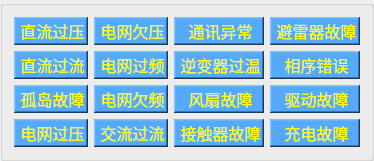
            <widget class="QGroupBox" name="groupBox_4">
             <property name="maximumSize">
              <size>
               <width>450</width>
               <height>205</height>
              </size>
             </property>
             <property name="title">
              <string/>
             </property>
             <layout class="QHBoxLayout" name="horizontalLayout_21">
              <item>
               <layout class="QVBoxLayout" name="verticalLayout_21">
                <item>
                 <widget class="QLabel" name="show_DC_Overvoltage">
                  <property name="maximumSize">
                   <size>
                    <width>100</width>
                    <height>40</height>
                   </size>
                  </property>
                  <property name="styleSheet">
                   <string notr="true">background-color: rgb(85, 170, 255);</string>
                  </property>
                  <property name="frameShape">
                   <enum>QFrame::WinPanel</enum>
                  </property>
                  <property name="frameShadow">
                   <enum>QFrame::Raised</enum>
                  </property>
                  <property name="text">
                   <string>&lt;html&gt;&lt;head/&gt;&lt;body&gt;&lt;p align=&quot;center&quot;&gt;&lt;span style=&quot; font-size:12pt; color:#ffff00;&quot;&gt;直流过压&lt;/span&gt;&lt;/p&gt;&lt;/body&gt;&lt;/html&gt;</string>
                  </property>
                 </widget>
                </item>
                <item>
                 <widget class="QLabel" name="show_DC_Overcurrent">
                  <property name="maximumSize">
                   <size>
                    <width>100</width>
                    <height>40</height>
                   </size>
                  </property>
                  <property name="styleSheet">
                   <string notr="true">background-color: rgb(85, 170, 255);</string>
                  </property>
                  <property name="frameShape">
                   <enum>QFrame::WinPanel</enum>
                  </property>
                  <property name="frameShadow">
                   <enum>QFrame::Raised</enum>
                  </property>
                  <property name="text">
                   <string>&lt;html&gt;&lt;head/&gt;&lt;body&gt;&lt;p align=&quot;center&quot;&gt;&lt;span style=&quot; font-size:12pt; color:#ffff00;&quot;&gt;直流过流&lt;/span&gt;&lt;/p&gt;&lt;/body&gt;&lt;/html&gt;</string>
                  </property>
                 </widget>
                </item>
                <item>
                 <widget class="QLabel" name="show_Islanding_Fault">
                  <property name="maximumSize">
                   <size>
                    <width>100</width>
                    <height>40</height>
                   </size>
                  </property>
                  <property name="styleSheet">
                   <string notr="true">background-color: rgb(85, 170, 255);</string>
                  </property>
                  <property name="frameShape">
                   <enum>QFrame::WinPanel</enum>
                  </property>
                  <property name="frameShadow">
                   <enum>QFrame::Raised</enum>
                  </property>
                  <property name="text">
                   <string>&lt;html&gt;&lt;head/&gt;&lt;body&gt;&lt;p align=&quot;center&quot;&gt;&lt;span style=&quot; font-size:12pt; color:#ffff00;&quot;&gt;孤岛故障&lt;/span&gt;&lt;/p&gt;&lt;/body&gt;&lt;/html&gt;</string>
                  </property>
                 </widget>
                </item>
                <item>
                 <widget class="QLabel" name="show_Grid_Overvoltage">
                  <property name="maximumSize">
                   <size>
                    <width>100</width>
                    <height>40</height>
                   </size>
                  </property>
                  <property name="styleSheet">
                   <string notr="true">background-color: rgb(85, 170, 255);</string>
                  </property>
                  <property name="frameShape">
                   <enum>QFrame::WinPanel</enum>
                  </property>
                  <property name="frameShadow">
                   <enum>QFrame::Raised</enum>
                  </property>
                  <property name="text">
                   <string>&lt;html&gt;&lt;head/&gt;&lt;body&gt;&lt;p align=&quot;center&quot;&gt;&lt;span style=&quot; font-size:12pt; color:#ffff00;&quot;&gt;电网过压&lt;/span&gt;&lt;/p&gt;&lt;/body&gt;&lt;/html&gt;</string>
                  </property>
                 </widget>
                </item>
               </layout>
              </item>
              <item>
               <layout class="QVBoxLayout" name="verticalLayout_22">
                <item>
                 <widget class="QLabel" name="show_Grid_Undervoltage">
                  <property name="maximumSize">
                   <size>
                    <width>100</width>
                    <height>40</height>
                   </size>
                  </property>
                  <property name="styleSheet">
                   <string notr="true">background-color: rgb(85, 170, 255);</string>
                  </property>
                  <property name="frameShape">
                   <enum>QFrame::WinPanel</enum>
                  </property>
                  <property name="frameShadow">
                   <enum>QFrame::Raised</enum>
                  </property>
                  <property name="text">
                   <string>&lt;html&gt;&lt;head/&gt;&lt;body&gt;&lt;p align=&quot;center&quot;&gt;&lt;span style=&quot; font-size:12pt; color:#ffff00;&quot;&gt;电网欠压&lt;/span&gt;&lt;/p&gt;&lt;/body&gt;&lt;/html&gt;</string>
                  </property>
                 </widget>
                </item>
                <item>
                 <widget class="QLabel" name="show_Grid_Overfrequency">
                  <property name="maximumSize">
                   <size>
                    <width>100</width>
                    <height>40</height>
                   </size>
                  </property>
                  <property name="styleSheet">
                   <string notr="true">background-color: rgb(85, 170, 255);</string>
                  </property>
                  <property name="frameShape">
                   <enum>QFrame::WinPanel</enum>
                  </property>
                  <property name="frameShadow">
                   <enum>QFrame::Raised</enum>
                  </property>
                  <property name="text">
                   <string>&lt;html&gt;&lt;head/&gt;&lt;body&gt;&lt;p align=&quot;center&quot;&gt;&lt;span style=&quot; font-size:12pt; color:#ffff00;&quot;&gt;电网过频&lt;/span&gt;&lt;/p&gt;&lt;/body&gt;&lt;/html&gt;</string>
                  </property>
                 </widget>
                </item>
                <item>
                 <widget class="QLabel" name="show_Grid_Underfrequency">
                  <property name="maximumSize">
                   <size>
                    <width>100</width>
                    <height>40</height>
                   </size>
                  </property>
                  <property name="styleSheet">
                   <string notr="true">background-color: rgb(85, 170, 255);</string>
                  </property>
                  <property name="frameShape">
                   <enum>QFrame::WinPanel</enum>
                  </property>
                  <property name="frameShadow">
                   <enum>QFrame::Raised</enum>
                  </property>
                  <property name="text">
                   <string>&lt;html&gt;&lt;head/&gt;&lt;body&gt;&lt;p align=&quot;center&quot;&gt;&lt;span style=&quot; font-size:12pt; color:#ffff00;&quot;&gt;电网欠频&lt;/span&gt;&lt;/p&gt;&lt;/body&gt;&lt;/html&gt;</string>
                  </property>
                 </widget>
                </item>
                <item>
                 <widget class="QLabel" name="show_AC_Overcurrent">
                  <property name="maximumSize">
                   <size>
                    <width>100</width>
                    <height>40</height>
                   </size>
                  </property>
                  <property name="styleSheet">
                   <string notr="true">background-color: rgb(85, 170, 255);</string>
                  </property>
                  <property name="frameShape">
                   <enum>QFrame::WinPanel</enum>
                  </property>
                  <property name="frameShadow">
                   <enum>QFrame::Raised</enum>
                  </property>
                  <property name="text">
                   <string>&lt;html&gt;&lt;head/&gt;&lt;body&gt;&lt;p align=&quot;center&quot;&gt;&lt;span style=&quot; font-size:12pt; color:#ffff00;&quot;&gt;交流过流&lt;/span&gt;&lt;/p&gt;&lt;/body&gt;&lt;/html&gt;</string>
                  </property>
                 </widget>
                </item>
               </layout>
              </item>
              <item>
               <layout class="QVBoxLayout" name="verticalLayout_23">
                <item>
                 <widget class="QLabel" name="show_Communication_Anomaly">
                  <property name="maximumSize">
                   <size>
                    <width>100</width>
                    <height>40</height>
                   </size>
                  </property>
                  <property name="styleSheet">
                   <string notr="true">background-color: rgb(85, 170, 255);</string>
                  </property>
                  <property name="frameShape">
                   <enum>QFrame::WinPanel</enum>
                  </property>
                  <property name="frameShadow">
                   <enum>QFrame::Raised</enum>
                  </property>
                  <property name="text">
                   <string>&lt;html&gt;&lt;head/&gt;&lt;body&gt;&lt;p align=&quot;center&quot;&gt;&lt;span style=&quot; font-size:12pt; color:#ffff00;&quot;&gt;通讯异常&lt;/span&gt;&lt;/p&gt;&lt;/body&gt;&lt;/html&gt;</string>
                  </property>
                 </widget>
                </item>
                <item>
                 <widget class="QLabel" name="show_Inverter_OverTemperature">
                  <property name="maximumSize">
                   <size>
                    <width>100</width>
                    <height>40</height>
                   </size>
                  </property>
                  <property name="styleSheet">
                   <string notr="true">background-color: rgb(85, 170, 255);</string>
                  </property>
                  <property name="frameShape">
                   <enum>QFrame::WinPanel</enum>
                  </property>
                  <property name="frameShadow">
                   <enum>QFrame::Raised</enum>
                  </property>
                  <property name="text">
                   <string>&lt;html&gt;&lt;head/&gt;&lt;body&gt;&lt;p align=&quot;center&quot;&gt;&lt;span style=&quot; font-size:12pt; color:#ffff00;&quot;&gt;逆变器过温&lt;/span&gt;&lt;/p&gt;&lt;/body&gt;&lt;/html&gt;</string>
                  </property>
                 </widget>
                </item>
                <item>
                 <widget class="QLabel" name="show_Fan_Fault">
                  <property name="maximumSize">
                   <size>
                    <width>100</width>
                    <height>40</height>
                   </size>
                  </property>
                  <property name="styleSheet">
                   <string notr="true">background-color: rgb(85, 170, 255);</string>
                  </property>
                  <property name="frameShape">
                   <enum>QFrame::WinPanel</enum>
                  </property>
                  <property name="frameShadow">
                   <enum>QFrame::Raised</enum>
                  </property>
                  <property name="text">
                   <string>&lt;html&gt;&lt;head/&gt;&lt;body&gt;&lt;p align=&quot;center&quot;&gt;&lt;span style=&quot; font-size:12pt; color:#ffff00;&quot;&gt;风扇故障&lt;/span&gt;&lt;/p&gt;&lt;/body&gt;&lt;/html&gt;</string>
                  </property>
                 </widget>
                </item>
                <item>
                 <widget class="QLabel" name="show_Contactor_Fault">
                  <property name="maximumSize">
                   <size>
                    <width>100</width>
                    <height>40</height>
                   </size>
                  </property>
                  <property name="styleSheet">
                   <string notr="true">background-color: rgb(85, 170, 255);</string>
                  </property>
                  <property name="frameShape">
                   <enum>QFrame::WinPanel</enum>
                  </property>
                  <property name="frameShadow">
                   <enum>QFrame::Raised</enum>
                  </property>
                  <property name="text">
                   <string>&lt;html&gt;&lt;head/&gt;&lt;body&gt;&lt;p align=&quot;center&quot;&gt;&lt;span style=&quot; font-size:12pt; color:#ffff00;&quot;&gt;接触器故障&lt;/span&gt;&lt;/p&gt;&lt;/body&gt;&lt;/html&gt;</string>
                  </property>
                 </widget>
                </item>
               </layout>
              </item>
              <item>
               <layout class="QVBoxLayout" name="verticalLayout_24">
                <item>
                 <widget class="QLabel" name="show_Lightning_Arrester_Fault">
                  <property name="maximumSize">
                   <size>
                    <width>100</width>
                    <height>40</height>
                   </size>
                  </property>
                  <property name="styleSheet">
                   <string notr="true">background-color: rgb(85, 170, 255);</string>
                  </property>
                  <property name="frameShape">
                   <enum>QFrame::WinPanel</enum>
                  </property>
                  <property name="frameShadow">
                   <enum>QFrame::Raised</enum>
                  </property>
                  <property name="text">
                   <string>&lt;html&gt;&lt;head/&gt;&lt;body&gt;&lt;p align=&quot;center&quot;&gt;&lt;span style=&quot; font-size:12pt; color:#ffff00;&quot;&gt;避雷器故障&lt;/span&gt;&lt;/p&gt;&lt;/body&gt;&lt;/html&gt;</string>
                  </property>
                 </widget>
                </item>
                <item>
                 <widget class="QLabel" name="show_Phase_Sequence_Fault">
                  <property name="maximumSize">
                   <size>
                    <width>100</width>
                    <height>40</height>
                   </size>
                  </property>
                  <property name="styleSheet">
                   <string notr="true">background-color: rgb(85, 170, 255);</string>
                  </property>
                  <property name="frameShape">
                   <enum>QFrame::WinPanel</enum>
                  </property>
                  <property name="frameShadow">
                   <enum>QFrame::Raised</enum>
                  </property>
                  <property name="text">
                   <string>&lt;html&gt;&lt;head/&gt;&lt;body&gt;&lt;p align=&quot;center&quot;&gt;&lt;span style=&quot; font-size:12pt; color:#ffff00;&quot;&gt;相序错误&lt;/span&gt;&lt;/p&gt;&lt;/body&gt;&lt;/html&gt;</string>
                  </property>
                 </widget>
                </item>
                <item>
                 <widget class="QLabel" name="show_Drive_Fault">
                  <property name="maximumSize">
                   <size>
                    <width>100</width>
                    <height>40</height>
                   </size>
                  </property>
                  <property name="styleSheet">
                   <string notr="true">background-color: rgb(85, 170, 255);</string>
                  </property>
                  <property name="frameShape">
                   <enum>QFrame::WinPanel</enum>
                  </property>
                  <property name="frameShadow">
                   <enum>QFrame::Raised</enum>
                  </property>
                  <property name="text">
                   <string>&lt;html&gt;&lt;head/&gt;&lt;body&gt;&lt;p align=&quot;center&quot;&gt;&lt;span style=&quot; font-size:12pt; color:#ffff00;&quot;&gt;驱动故障&lt;/span&gt;&lt;/p&gt;&lt;/body&gt;&lt;/html&gt;</string>
                  </property>
                 </widget>
                </item>
                <item>
                 <widget class="QLabel" name="show_Charging_Fault">
                  <property name="maximumSize">
                   <size>
                    <width>100</width>
                    <height>40</height>
                   </size>
                  </property>
                  <property name="styleSheet">
                   <string notr="true">background-color: rgb(85, 170, 255);</string>
                  </property>
                  <property name="frameShape">
                   <enum>QFrame::WinPanel</enum>
                  </property>
                  <property name="frameShadow">
                   <enum>QFrame::Raised</enum>
                  </property>
                  <property name="text">
                   <string>&lt;html&gt;&lt;head/&gt;&lt;body&gt;&lt;p align=&quot;center&quot;&gt;&lt;span style=&quot; font-size:12pt; color:#ffff00;&quot;&gt;充电故障&lt;/span&gt;&lt;/p&gt;&lt;/body&gt;&lt;/html&gt;</string>
                  </property>
                 </widget>
                </item>
               </layout>
              </item>
             </layout>
            </widget>
